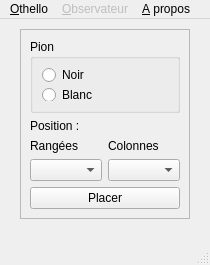
<?xml version="1.0" encoding="UTF-8"?>
<ui version="4.0">
 <class>OthelloClass</class>
 <widget class="QMainWindow" name="OthelloClass">
  <property name="geometry">
   <rect>
    <x>0</x>
    <y>0</y>
    <width>210</width>
    <height>265</height>
   </rect>
  </property>
  <property name="windowTitle">
   <string>MainWindow</string>
  </property>
  <widget class="QWidget" name="centralwidget">
   <widget class="QFrame" name="frame">
    <property name="geometry">
     <rect>
      <x>20</x>
      <y>10</y>
      <width>170</width>
      <height>190</height>
     </rect>
    </property>
    <property name="frameShape">
     <enum>QFrame::StyledPanel</enum>
    </property>
    <property name="frameShadow">
     <enum>QFrame::Raised</enum>
    </property>
    <layout class="QVBoxLayout" name="verticalLayout_4">
     <item>
      <widget class="QGroupBox" name="groupBox">
       <property name="title">
        <string>Pion</string>
       </property>
       <layout class="QVBoxLayout" name="verticalLayout">
        <item>
         <widget class="QRadioButton" name="radioButton">
          <property name="text">
           <string>Noir</string>
          </property>
         </widget>
        </item>
        <item>
         <widget class="QRadioButton" name="radioButton_2">
          <property name="text">
           <string>Blanc</string>
          </property>
         </widget>
        </item>
       </layout>
      </widget>
     </item>
     <item>
      <widget class="QLabel" name="label">
       <property name="text">
        <string>Position :</string>
       </property>
      </widget>
     </item>
     <item>
      <layout class="QHBoxLayout" name="horizontalLayout">
       <item>
        <layout class="QVBoxLayout" name="verticalLayout_3">
         <item>
          <widget class="QLabel" name="label_2">
           <property name="text">
            <string>Rangées</string>
           </property>
          </widget>
         </item>
         <item>
          <widget class="QComboBox" name="cbRangees"/>
         </item>
        </layout>
       </item>
       <item>
        <layout class="QVBoxLayout" name="verticalLayout_2">
         <item>
          <widget class="QLabel" name="label_3">
           <property name="text">
            <string>Colonnes</string>
           </property>
          </widget>
         </item>
         <item>
          <widget class="QComboBox" name="cbColonnes"/>
         </item>
        </layout>
       </item>
      </layout>
     </item>
     <item>
      <widget class="QPushButton" name="pbPlacer">
       <property name="text">
        <string>Placer</string>
       </property>
      </widget>
     </item>
    </layout>
   </widget>
  </widget>
  <widget class="QMenuBar" name="menubar">
   <property name="geometry">
    <rect>
     <x>0</x>
     <y>0</y>
     <width>210</width>
     <height>21</height>
    </rect>
   </property>
   <widget class="QMenu" name="menu_Othello">
    <property name="title">
     <string>&amp;Othello</string>
    </property>
    <addaction name="action_Nouveau"/>
    <addaction name="action_Fermer"/>
    <addaction name="action_Quitter"/>
   </widget>
   <widget class="QMenu" name="menu_Observateur">
    <property name="enabled">
     <bool>false</bool>
    </property>
    <property name="title">
     <string>&amp;Observateur</string>
    </property>
    <addaction name="action_Texte"/>
    <addaction name="action_Expert"/>
   </widget>
   <widget class="QMenu" name="menu_A_Propos">
    <property name="title">
     <string>&amp;A propos</string>
    </property>
    <addaction name="actionA_ide"/>
    <addaction name="actionA_uteur"/>
   </widget>
   <addaction name="menu_Othello"/>
   <addaction name="menu_Observateur"/>
   <addaction name="menu_A_Propos"/>
  </widget>
  <widget class="QStatusBar" name="statusbar"/>
  <action name="action_Nouveau">
   <property name="text">
    <string>&amp;Nouveau</string>
   </property>
   <property name="shortcut">
    <string>Ctrl+N</string>
   </property>
  </action>
  <action name="action_Fermer">
   <property name="text">
    <string>&amp;Fermer</string>
   </property>
   <property name="shortcut">
    <string>Ctrl+F</string>
   </property>
  </action>
  <action name="action_Quitter">
   <property name="text">
    <string>&amp;Quitter</string>
   </property>
   <property name="shortcut">
    <string>Ctrl+Q</string>
   </property>
  </action>
  <action name="action_Texte">
   <property name="checkable">
    <bool>true</bool>
   </property>
   <property name="text">
    <string>&amp;Texte</string>
   </property>
  </action>
  <action name="action_Expert">
   <property name="checkable">
    <bool>true</bool>
   </property>
   <property name="text">
    <string>&amp;Expert</string>
   </property>
  </action>
  <action name="actionA_uteur">
   <property name="text">
    <string>A&amp;uteur</string>
   </property>
  </action>
  <action name="actionA_ide">
   <property name="text">
    <string>A&amp;ide</string>
   </property>
  </action>
 </widget>
 <resources/>
 <connections/>
</ui>
